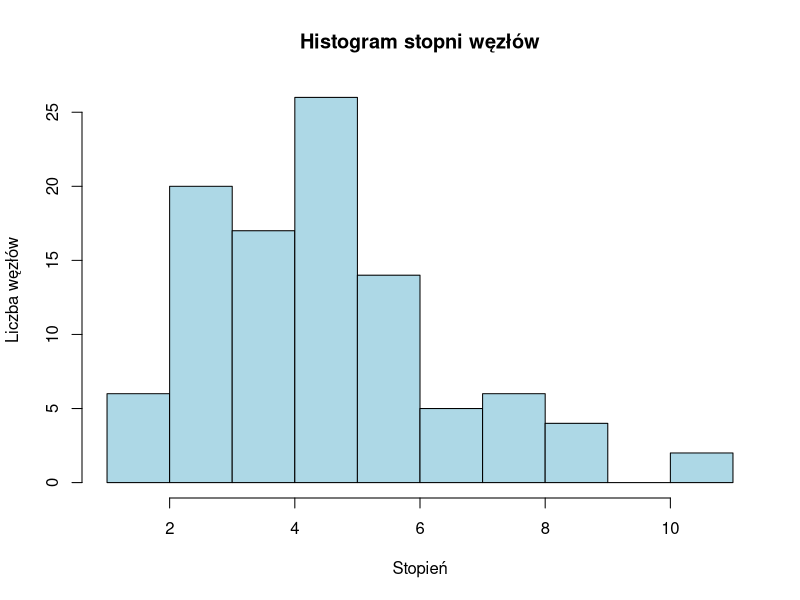
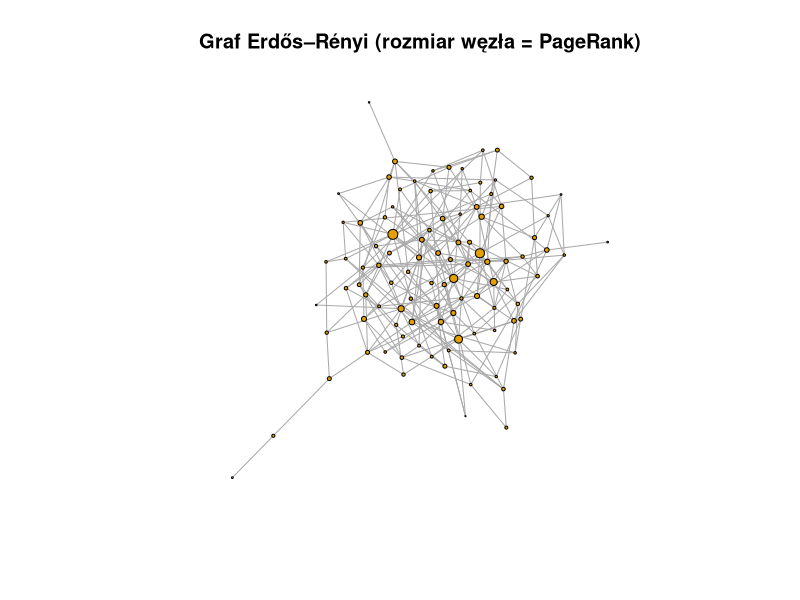

The R script that drew these images, in order:
# mysolution/mysolution1.R

library(igraph)

set.seed(123)

# 1. Sieć Erdős–Rényi: 100 wierzchołków, prawdopodobieństwo krawędzi 0.05
g <- erdos.renyi.game(n = 100, p = 0.05)

cat("\n--- Podsumowanie grafu (przed dodaniem wag) ---\n")
print(summary(g))

# 2. Wypisanie wierzchołków i krawędzi
cat("\n--- Wierzchołki ---\n")
print(V(g))

cat("\n--- Krawędzie ---\n")
print(E(g))

# 3. Losowe wagi krawędzi z zakresu 0.01–1.00
E(g)$weight <- runif(ecount(g), min = 0.01, max = 1)

cat("\n--- Podsumowanie grafu (po dodaniu wag) ---\n")
print(summary(g))

# 4. Stopnie węzłów + histogram
node_degrees <- degree(g)

cat("\n--- Stopnie węzłów ---\n")
print(node_degrees)

hist(
  node_degrees,
  main = "Histogram stopni węzłów",
  xlab = "Stopień",
  ylab = "Liczba węzłów",
  col = "lightblue",
  border = "black"
)

# 5. Liczba składowych spójnych
comp <- components(g)

cat("\n--- Liczba składowych spójnych ---\n")
print(comp$no)

# 6. Wizualizacja grafu (rozmiar = PageRank)
cat("\n--- Wizualizacja grafu (PageRank) ---\n")

pr <- page.rank(g)$vector

# Dopasowanie wielkości do wartości PageRank
V(g)$size <- pr * 200

plot(
  g,
  vertex.label = NA,
  edge.arrow.size = 0.2,
  layout = layout_with_fr,
  main = "Graf Erdős–Rényi (rozmiar węzła = PageRank)"
)
